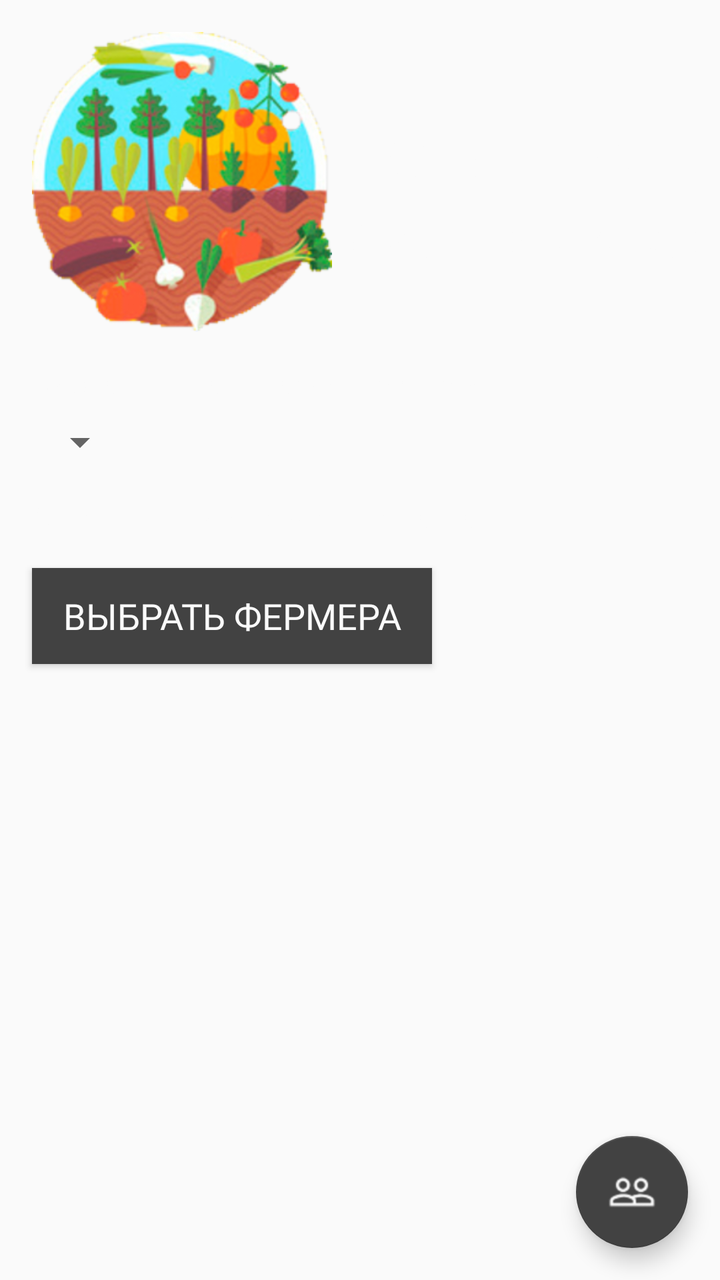
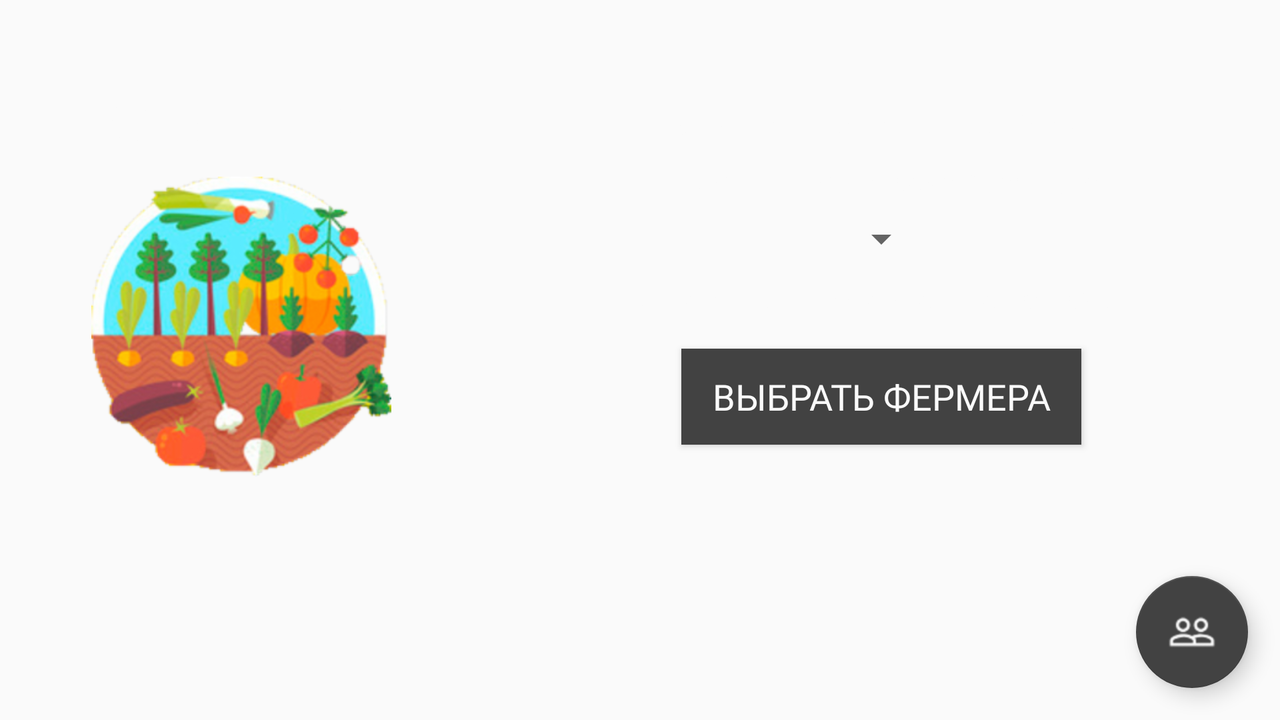

The same Android screen from two of the app's own layout files: first res/layout/ as a phone draws it, then the repository's variant for another configuration, drawn on a device whose configuration selects that folder. Both files follow.
<!-- AndroidManifest.xml: application theme AppTheme -->
<!-- res/layout/activity_farm_card.xml -->
<?xml version="1.0" encoding="utf-8"?>
<android.support.constraint.ConstraintLayout xmlns:android="http://schemas.android.com/apk/res/android"
    xmlns:app="http://schemas.android.com/apk/res-auto"
    xmlns:tools="http://schemas.android.com/tools"
    android:layout_width="match_parent"
    android:layout_height="match_parent"
    tools:context=".FarmCard">

    <TextView
        android:id="@+id/tvFarmName"
        android:layout_width="wrap_content"
        android:layout_height="wrap_content"
        android:layout_marginStart="8dp"
        android:layout_marginTop="50dp"
        android:fontFamily="@font/roboto_light"
        android:textColor="@color/lightBlue"
        android:textSize="36sp"
        android:textStyle="bold"
        app:layout_constraintStart_toEndOf="@+id/imageView4"
        app:layout_constraintTop_toTopOf="parent"
        tools:text="Теплица 1" />

    <TextView
        android:id="@+id/tvFarmCrop"
        android:layout_width="wrap_content"
        android:layout_height="wrap_content"
        android:layout_marginStart="16dp"
        android:layout_marginTop="16dp"
        android:fontFamily="@font/roboto"
        android:text="Выбрать выращиваемую культуру: "
        android:textColor="@color/lightBlue"
        app:layout_constraintStart_toStartOf="parent"
        app:layout_constraintTop_toBottomOf="@+id/imageView4" />

    <TextView
        android:id="@+id/tvFarmFarmer"
        android:layout_width="wrap_content"
        android:layout_height="wrap_content"
        android:layout_marginStart="16dp"
        android:layout_marginTop="16dp"
        android:fontFamily="@font/roboto"
        android:text="Ответственный фермер: Не назначен"
        android:textColor="@color/lightBlue"
        app:layout_constraintStart_toStartOf="parent"
        app:layout_constraintTop_toBottomOf="@+id/spinnerCrops" />

    <Spinner
        android:id="@+id/spinnerCrops"
        android:layout_width="wrap_content"
        android:layout_height="wrap_content"
        android:layout_marginStart="16dp"
        android:layout_marginTop="8dp"
        android:popupBackground="@color/colorPrimary"
        app:layout_constraintStart_toStartOf="parent"
        app:layout_constraintTop_toBottomOf="@+id/tvFarmCrop" />

    <Button
        android:id="@+id/btnChangeFarmer"
        style="@android:style/Widget.Material.Button.Colored"
        android:layout_width="200dp"
        android:layout_height="wrap_content"
        android:layout_marginStart="16dp"
        android:layout_marginTop="16dp"
        android:background="@drawable/ripple_dark"
        android:fontFamily="@font/roboto_medium"
        android:text="Выбрать фермера"
        android:textColor="@color/lightBlue"
        android:textSize="18sp"
        app:layout_constraintStart_toStartOf="parent"
        app:layout_constraintTop_toBottomOf="@+id/tvFarmFarmer" />

    <TextView
        android:id="@+id/tvStatus"
        android:layout_width="wrap_content"
        android:layout_height="wrap_content"
        android:layout_marginStart="8dp"
        android:layout_marginTop="8dp"
        android:fontFamily="@font/roboto"
        android:textColor="@color/lightBlue"
        android:textSize="18sp"
        app:layout_constraintStart_toEndOf="@+id/imageView4"
        app:layout_constraintTop_toBottomOf="@+id/tvFarmName"
        tools:text="Статус: Не используется" />

    <ImageView
        android:id="@+id/imageView4"
        android:layout_width="150dp"
        android:layout_height="150dp"
        android:layout_marginStart="16dp"
        android:layout_marginTop="16dp"
        app:layout_constraintStart_toStartOf="parent"
        app:layout_constraintTop_toTopOf="parent"
        app:srcCompat="@drawable/farm" />

    <android.support.design.widget.FloatingActionButton
        android:id="@+id/btnToPeople"
        android:layout_width="wrap_content"
        android:layout_height="wrap_content"
        android:layout_marginEnd="16dp"
        android:layout_marginBottom="16dp"
        android:clickable="true"
        android:tint="@color/lightBlue"
        app:backgroundTint="@color/cardview_dark_background"
        app:layout_constraintBottom_toBottomOf="parent"
        app:layout_constraintEnd_toEndOf="parent"
        app:rippleColor="@color/colorAccent"
        app:srcCompat="@drawable/people_icon" />

</android.support.constraint.ConstraintLayout>
<!-- resources referenced by this layout -->
<resources>
  <color name="colorAccent">#ff3b7f</color>
  <color name="colorPrimary">#3e4eb8</color>
  <color name="lightBlue">#fafafa</color>
  <!-- drawable farm: png bitmap (drawable, 57241 bytes) -->
  <!-- drawable people_icon: png bitmap (drawable-hdpi, 639 bytes) -->
  <!-- drawable ripple_dark (drawable) -->
  <?xml version="1.0" encoding="utf-8"?>
  <ripple xmlns:android="http://schemas.android.com/apk/res/android"
  
      android:color="@color/colorAccent">
      <item>
          <shape android:shape="rectangle">
              <solid android:color="@color/cardview_dark_background" />
          </shape>
      </item>
  </ripple>
  <style name="AppTheme" parent="Theme.AppCompat.Light.NoActionBar">
          
          <item name="colorPrimary">@color/colorPrimary</item>
          <item name="colorPrimaryDark">@color/colorPrimaryDark</item>
          <item name="colorAccent">@color/colorPrimaryDark</item>
      </style>
  <color name="colorPrimaryDark">#2f3ba1</color>
</resources>
<!-- res/layout-land/activity_farm_card.xml (the repository's variant of the layout above) -->
<!-- drawn on the phone turned sideways -->
<?xml version="1.0" encoding="utf-8"?>
<android.support.constraint.ConstraintLayout xmlns:android="http://schemas.android.com/apk/res/android"
    xmlns:app="http://schemas.android.com/apk/res-auto"
    xmlns:tools="http://schemas.android.com/tools"
    android:layout_width="match_parent"
    android:layout_height="match_parent"
    tools:context=".FarmCard">

    <TextView
        android:id="@+id/tvFarmName"
        android:layout_width="wrap_content"
        android:layout_height="wrap_content"
        android:layout_marginStart="16dp"
        android:layout_marginTop="32dp"
        android:layout_marginEnd="16dp"
        android:fontFamily="@font/roboto_light"
        android:textColor="@color/lightBlue"
        android:textSize="36sp"
        android:textStyle="bold"
        app:layout_constraintEnd_toStartOf="@+id/guideline3"
        app:layout_constraintStart_toStartOf="parent"
        app:layout_constraintTop_toTopOf="parent"
        tools:text="Теплица 1" />

    <TextView
        android:id="@+id/tvFarmCrop"
        android:layout_width="wrap_content"
        android:layout_height="wrap_content"
        android:layout_marginStart="8dp"
        android:layout_marginTop="8dp"
        android:layout_marginEnd="8dp"
        android:fontFamily="@font/roboto"
        android:text="Выбрать выращиваемую культуру: "
        android:textColor="@color/lightBlue"
        app:layout_constraintEnd_toEndOf="parent"
        app:layout_constraintStart_toStartOf="@+id/guideline3"
        app:layout_constraintTop_toBottomOf="@+id/tvStatus" />

    <TextView
        android:id="@+id/tvFarmFarmer"
        android:layout_width="wrap_content"
        android:layout_height="wrap_content"
        android:layout_marginStart="8dp"
        android:layout_marginTop="8dp"
        android:layout_marginEnd="8dp"
        android:fontFamily="@font/roboto"
        android:text="Ответственный фермер: Не назначен"
        android:textColor="@color/lightBlue"
        app:layout_constraintEnd_toEndOf="parent"
        app:layout_constraintStart_toStartOf="@+id/guideline3"
        app:layout_constraintTop_toBottomOf="@+id/spinnerCrops" />

    <Spinner
        android:id="@+id/spinnerCrops"
        android:layout_width="wrap_content"
        android:layout_height="wrap_content"
        android:layout_marginStart="8dp"
        android:layout_marginTop="8dp"
        android:layout_marginEnd="8dp"
        android:popupBackground="@color/colorPrimary"
        app:layout_constraintEnd_toEndOf="parent"
        app:layout_constraintStart_toStartOf="@+id/guideline3"
        app:layout_constraintTop_toBottomOf="@+id/tvFarmCrop" />

    <Button
        android:id="@+id/btnChangeFarmer"
        style="@android:style/Widget.Material.Button.Colored"
        android:layout_width="200dp"
        android:layout_height="wrap_content"
        android:layout_marginStart="8dp"
        android:layout_marginTop="16dp"
        android:layout_marginEnd="8dp"
        android:background="@drawable/ripple_dark"
        android:fontFamily="@font/roboto_medium"
        android:text="Выбрать фермера"
        android:textColor="@color/lightBlue"
        android:textSize="18sp"
        app:layout_constraintEnd_toEndOf="parent"
        app:layout_constraintStart_toStartOf="@+id/guideline3"
        app:layout_constraintTop_toBottomOf="@+id/tvFarmFarmer" />

    <TextView
        android:id="@+id/tvStatus"
        android:layout_width="wrap_content"
        android:layout_height="wrap_content"
        android:layout_marginStart="8dp"
        android:layout_marginTop="16dp"
        android:layout_marginEnd="8dp"
        android:fontFamily="@font/roboto"
        android:textColor="@color/lightBlue"
        android:textSize="18sp"
        app:layout_constraintEnd_toEndOf="parent"
        app:layout_constraintStart_toStartOf="@+id/guideline3"
        app:layout_constraintTop_toTopOf="@+id/tvFarmName"
        tools:text="Статус: Не используется" />

    <ImageView
        android:id="@+id/imageView4"
        android:layout_width="150dp"
        android:layout_height="150dp"
        android:layout_marginStart="16dp"
        android:layout_marginTop="8dp"
        android:layout_marginEnd="16dp"
        app:layout_constraintEnd_toStartOf="@+id/guideline3"
        app:layout_constraintStart_toStartOf="parent"
        app:layout_constraintTop_toBottomOf="@+id/tvFarmName"
        app:srcCompat="@drawable/farm" />

    <android.support.design.widget.FloatingActionButton
        android:id="@+id/btnToPeople"
        android:layout_width="wrap_content"
        android:layout_height="wrap_content"
        android:layout_marginEnd="16dp"
        android:layout_marginBottom="16dp"
        android:clickable="true"
        android:tint="@color/lightBlue"
        app:backgroundTint="@color/cardview_dark_background"
        app:layout_constraintBottom_toBottomOf="parent"
        app:layout_constraintEnd_toEndOf="parent"
        app:rippleColor="@color/colorAccent"
        app:srcCompat="@drawable/people_icon" />

    <android.support.constraint.Guideline
        android:id="@+id/guideline3"
        android:layout_width="wrap_content"
        android:layout_height="wrap_content"
        android:orientation="vertical"
        app:layout_constraintGuide_begin="241dp" />

</android.support.constraint.ConstraintLayout>
